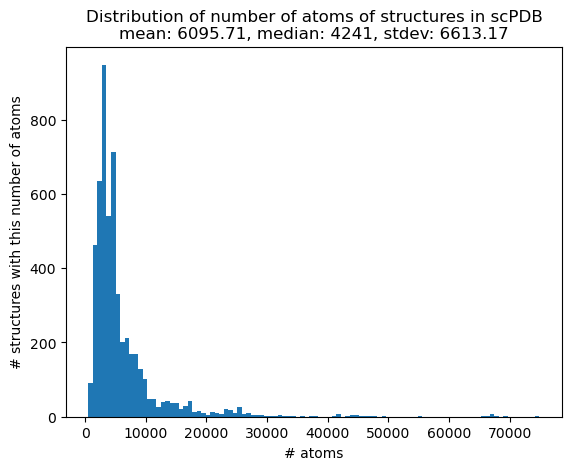

This chart was generated by the following Python code:
# %%
## For sampling perturbation
import sys
from pathlib import Path
sys.path.append(str(Path(__file__).parent / '..'/ 'ph'))

# # Start from a PDB structure
# protein_pdb = '/home/longyuxi/Documents/mount/pdbbind-dataset/refined-set/3i3b/3i3b_protein.pdb'
# ligand_pdb = '/home/longyuxi/Documents/mount/pdbbind-dataset/refined-set/3i3b/3i3b_ligand.pdb'

from Bio.PDB import PDBParser, PDBIO
import calculate_pairwise_opposition_homologies_binned as h1
import calculate_2345_homology as h2345
from preprocessing import load_pdbbind_data_index
from tqdm import tqdm

io = PDBIO()
p = PDBParser(PERMISSIVE=1, QUIET=True)

##############################

# Location of index file
index_location = '/home/longyuxi/Documents/mount/pdbbind-dataset/index/INDEX_refined_data.2020'

# Where to output the computed homologies
output_folder = 'computed_homologies'

# Base folder of the refined set
base_folder = Path(index_location).parent.parent / 'refined-set'

# The interpreter with all the installed pre-requisite packages
python_interpreter = '/home/longyuxi/miniconda3/envs/donaldlab/bin/python'

# The folder where the scripts are located - Fine to leave as is
script_base_path = Path(__file__)

##############################
index = load_pdbbind_data_index(index_location)

def get_num_atoms(structure):
    i = 0
    for atom in structure.get_atoms():
        i += 1
    return i

num_atoms = []
for idx, row in tqdm(index.iterrows(), total=len(index)):
    pdb_name = row['PDB code']

    # input files
    pocket_pdb = base_folder / pdb_name / f'{pdb_name}_pocket.pdb'
    protein_pdb = base_folder / pdb_name / f'{pdb_name}_protein.pdb'
    ligand_mol2 = base_folder / pdb_name / f'{pdb_name}_ligand.mol2'

    protein_structure = p.get_structure(protein_pdb, protein_pdb)
    num_atoms.append(get_num_atoms(protein_structure))

# %%
import matplotlib.pyplot as plt
import numpy as np
plt.hist(num_atoms, bins=100)
plt.title(f'Distribution of number of atoms of structures in scPDB\nmean: {np.mean(num_atoms):.2f}, median: {np.median(num_atoms):.0f}, stdev: {np.std(num_atoms):.2f}')
plt.xlabel('# atoms')
plt.ylabel('# structures with this number of atoms')
